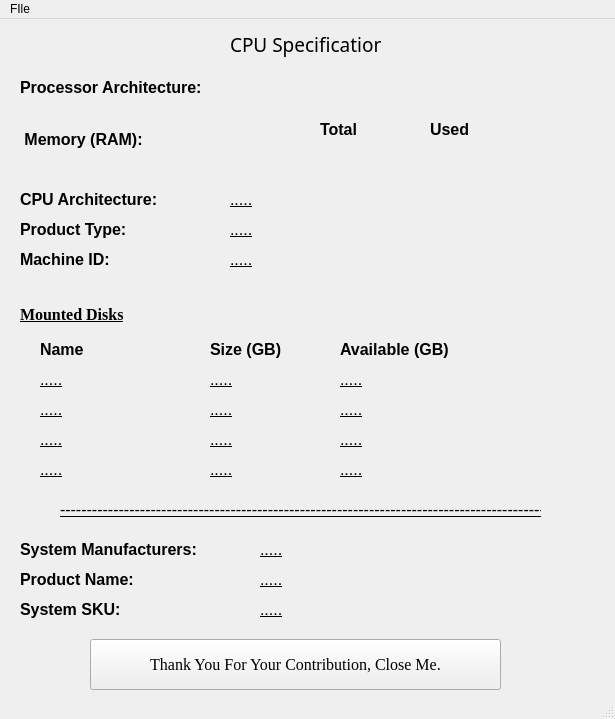
<?xml version="1.0" encoding="UTF-8"?>
<ui version="4.0">
 <class>MainWindow</class>
 <widget class="QMainWindow" name="MainWindow">
  <property name="geometry">
   <rect>
    <x>0</x>
    <y>0</y>
    <width>615</width>
    <height>719</height>
   </rect>
  </property>
  <property name="windowTitle">
   <string>MainWindow</string>
  </property>
  <widget class="QWidget" name="centralwidget">
   <widget class="QLabel" name="label_2">
    <property name="enabled">
     <bool>true</bool>
    </property>
    <property name="geometry">
     <rect>
      <x>230</x>
      <y>10</y>
      <width>151</width>
      <height>31</height>
     </rect>
    </property>
    <property name="font">
     <font>
      <family>Javanese Text</family>
      <pointsize>14</pointsize>
     </font>
    </property>
    <property name="text">
     <string>CPU Specifications</string>
    </property>
   </widget>
   <widget class="QLabel" name="label_3">
    <property name="enabled">
     <bool>true</bool>
    </property>
    <property name="geometry">
     <rect>
      <x>20</x>
      <y>170</y>
      <width>161</width>
      <height>21</height>
     </rect>
    </property>
    <property name="font">
     <font>
      <pointsize>12</pointsize>
      <bold>true</bold>
      <underline>false</underline>
     </font>
    </property>
    <property name="text">
     <string>CPU Architecture:</string>
    </property>
   </widget>
   <widget class="QLabel" name="c_arch">
    <property name="enabled">
     <bool>true</bool>
    </property>
    <property name="geometry">
     <rect>
      <x>230</x>
      <y>170</y>
      <width>231</width>
      <height>21</height>
     </rect>
    </property>
    <property name="font">
     <font>
      <pointsize>12</pointsize>
      <underline>true</underline>
     </font>
    </property>
    <property name="text">
     <string>.....</string>
    </property>
   </widget>
   <widget class="QLabel" name="label_4">
    <property name="enabled">
     <bool>true</bool>
    </property>
    <property name="geometry">
     <rect>
      <x>20</x>
      <y>200</y>
      <width>141</width>
      <height>21</height>
     </rect>
    </property>
    <property name="font">
     <font>
      <pointsize>12</pointsize>
      <bold>true</bold>
      <underline>false</underline>
     </font>
    </property>
    <property name="text">
     <string>Product Type:</string>
    </property>
   </widget>
   <widget class="QLabel" name="p_type">
    <property name="enabled">
     <bool>true</bool>
    </property>
    <property name="geometry">
     <rect>
      <x>230</x>
      <y>200</y>
      <width>231</width>
      <height>21</height>
     </rect>
    </property>
    <property name="font">
     <font>
      <pointsize>12</pointsize>
      <underline>true</underline>
     </font>
    </property>
    <property name="text">
     <string>.....</string>
    </property>
   </widget>
   <widget class="QLabel" name="label_5">
    <property name="enabled">
     <bool>true</bool>
    </property>
    <property name="geometry">
     <rect>
      <x>20</x>
      <y>230</y>
      <width>141</width>
      <height>21</height>
     </rect>
    </property>
    <property name="font">
     <font>
      <pointsize>12</pointsize>
      <bold>true</bold>
      <underline>false</underline>
     </font>
    </property>
    <property name="text">
     <string>Machine ID:</string>
    </property>
   </widget>
   <widget class="QLabel" name="m_id">
    <property name="enabled">
     <bool>true</bool>
    </property>
    <property name="geometry">
     <rect>
      <x>230</x>
      <y>230</y>
      <width>281</width>
      <height>21</height>
     </rect>
    </property>
    <property name="font">
     <font>
      <pointsize>12</pointsize>
      <underline>true</underline>
     </font>
    </property>
    <property name="text">
     <string>.....</string>
    </property>
   </widget>
   <widget class="QLabel" name="label_6">
    <property name="enabled">
     <bool>true</bool>
    </property>
    <property name="geometry">
     <rect>
      <x>20</x>
      <y>280</y>
      <width>161</width>
      <height>31</height>
     </rect>
    </property>
    <property name="font">
     <font>
      <family>Georgia</family>
      <pointsize>12</pointsize>
      <bold>true</bold>
      <underline>true</underline>
     </font>
    </property>
    <property name="text">
     <string>Mounted Disks</string>
    </property>
   </widget>
   <widget class="QLabel" name="diskn_1">
    <property name="enabled">
     <bool>true</bool>
    </property>
    <property name="geometry">
     <rect>
      <x>40</x>
      <y>350</y>
      <width>141</width>
      <height>21</height>
     </rect>
    </property>
    <property name="font">
     <font>
      <pointsize>12</pointsize>
      <underline>true</underline>
     </font>
    </property>
    <property name="text">
     <string>.....</string>
    </property>
   </widget>
   <widget class="QLabel" name="disk5">
    <property name="enabled">
     <bool>true</bool>
    </property>
    <property name="geometry">
     <rect>
      <x>60</x>
      <y>480</y>
      <width>481</width>
      <height>21</height>
     </rect>
    </property>
    <property name="font">
     <font>
      <pointsize>12</pointsize>
      <underline>true</underline>
     </font>
    </property>
    <property name="text">
     <string>----------------------------------------------------------------------------------------------</string>
    </property>
   </widget>
   <widget class="QLabel" name="label_7">
    <property name="enabled">
     <bool>true</bool>
    </property>
    <property name="geometry">
     <rect>
      <x>40</x>
      <y>320</y>
      <width>131</width>
      <height>21</height>
     </rect>
    </property>
    <property name="font">
     <font>
      <pointsize>12</pointsize>
      <bold>true</bold>
      <underline>false</underline>
     </font>
    </property>
    <property name="text">
     <string>Name</string>
    </property>
   </widget>
   <widget class="QLabel" name="label_8">
    <property name="enabled">
     <bool>true</bool>
    </property>
    <property name="geometry">
     <rect>
      <x>210</x>
      <y>320</y>
      <width>131</width>
      <height>21</height>
     </rect>
    </property>
    <property name="font">
     <font>
      <pointsize>12</pointsize>
      <bold>true</bold>
      <underline>false</underline>
     </font>
    </property>
    <property name="text">
     <string>Size (GB)</string>
    </property>
   </widget>
   <widget class="QLabel" name="label_9">
    <property name="enabled">
     <bool>true</bool>
    </property>
    <property name="geometry">
     <rect>
      <x>340</x>
      <y>320</y>
      <width>131</width>
      <height>21</height>
     </rect>
    </property>
    <property name="font">
     <font>
      <pointsize>12</pointsize>
      <bold>true</bold>
      <underline>false</underline>
     </font>
    </property>
    <property name="text">
     <string>Available (GB)</string>
    </property>
   </widget>
   <widget class="QLabel" name="diskn_2">
    <property name="enabled">
     <bool>true</bool>
    </property>
    <property name="geometry">
     <rect>
      <x>40</x>
      <y>380</y>
      <width>161</width>
      <height>21</height>
     </rect>
    </property>
    <property name="font">
     <font>
      <pointsize>12</pointsize>
      <underline>true</underline>
     </font>
    </property>
    <property name="text">
     <string>.....</string>
    </property>
   </widget>
   <widget class="QLabel" name="diskn_3">
    <property name="enabled">
     <bool>true</bool>
    </property>
    <property name="geometry">
     <rect>
      <x>40</x>
      <y>410</y>
      <width>151</width>
      <height>21</height>
     </rect>
    </property>
    <property name="font">
     <font>
      <pointsize>12</pointsize>
      <underline>true</underline>
     </font>
    </property>
    <property name="text">
     <string>.....</string>
    </property>
   </widget>
   <widget class="QLabel" name="diskn_4">
    <property name="enabled">
     <bool>true</bool>
    </property>
    <property name="geometry">
     <rect>
      <x>40</x>
      <y>440</y>
      <width>161</width>
      <height>21</height>
     </rect>
    </property>
    <property name="font">
     <font>
      <pointsize>12</pointsize>
      <underline>true</underline>
     </font>
    </property>
    <property name="text">
     <string>.....</string>
    </property>
   </widget>
   <widget class="QLabel" name="disk3_size">
    <property name="enabled">
     <bool>true</bool>
    </property>
    <property name="geometry">
     <rect>
      <x>210</x>
      <y>410</y>
      <width>161</width>
      <height>21</height>
     </rect>
    </property>
    <property name="font">
     <font>
      <pointsize>12</pointsize>
      <underline>true</underline>
     </font>
    </property>
    <property name="text">
     <string>.....</string>
    </property>
   </widget>
   <widget class="QLabel" name="disk4_size">
    <property name="enabled">
     <bool>true</bool>
    </property>
    <property name="geometry">
     <rect>
      <x>210</x>
      <y>440</y>
      <width>161</width>
      <height>21</height>
     </rect>
    </property>
    <property name="font">
     <font>
      <pointsize>12</pointsize>
      <underline>true</underline>
     </font>
    </property>
    <property name="text">
     <string>.....</string>
    </property>
   </widget>
   <widget class="QLabel" name="disk1_size">
    <property name="enabled">
     <bool>true</bool>
    </property>
    <property name="geometry">
     <rect>
      <x>210</x>
      <y>350</y>
      <width>141</width>
      <height>21</height>
     </rect>
    </property>
    <property name="font">
     <font>
      <pointsize>12</pointsize>
      <underline>true</underline>
     </font>
    </property>
    <property name="text">
     <string>.....</string>
    </property>
   </widget>
   <widget class="QLabel" name="disk2_size">
    <property name="enabled">
     <bool>true</bool>
    </property>
    <property name="geometry">
     <rect>
      <x>210</x>
      <y>380</y>
      <width>161</width>
      <height>21</height>
     </rect>
    </property>
    <property name="font">
     <font>
      <pointsize>12</pointsize>
      <underline>true</underline>
     </font>
    </property>
    <property name="text">
     <string>.....</string>
    </property>
   </widget>
   <widget class="QLabel" name="disk3_ava">
    <property name="enabled">
     <bool>true</bool>
    </property>
    <property name="geometry">
     <rect>
      <x>340</x>
      <y>410</y>
      <width>161</width>
      <height>21</height>
     </rect>
    </property>
    <property name="font">
     <font>
      <pointsize>12</pointsize>
      <underline>true</underline>
     </font>
    </property>
    <property name="text">
     <string>.....</string>
    </property>
   </widget>
   <widget class="QLabel" name="disk4_ava">
    <property name="enabled">
     <bool>true</bool>
    </property>
    <property name="geometry">
     <rect>
      <x>340</x>
      <y>440</y>
      <width>161</width>
      <height>21</height>
     </rect>
    </property>
    <property name="font">
     <font>
      <pointsize>12</pointsize>
      <underline>true</underline>
     </font>
    </property>
    <property name="text">
     <string>.....</string>
    </property>
   </widget>
   <widget class="QLabel" name="disk1_ava">
    <property name="enabled">
     <bool>true</bool>
    </property>
    <property name="geometry">
     <rect>
      <x>340</x>
      <y>350</y>
      <width>141</width>
      <height>21</height>
     </rect>
    </property>
    <property name="font">
     <font>
      <pointsize>12</pointsize>
      <underline>true</underline>
     </font>
    </property>
    <property name="text">
     <string>.....</string>
    </property>
   </widget>
   <widget class="QLabel" name="disk2_ava">
    <property name="enabled">
     <bool>true</bool>
    </property>
    <property name="geometry">
     <rect>
      <x>340</x>
      <y>380</y>
      <width>161</width>
      <height>21</height>
     </rect>
    </property>
    <property name="font">
     <font>
      <pointsize>12</pointsize>
      <underline>true</underline>
     </font>
    </property>
    <property name="text">
     <string>.....</string>
    </property>
   </widget>
   <widget class="QLabel" name="label_10">
    <property name="enabled">
     <bool>true</bool>
    </property>
    <property name="geometry">
     <rect>
      <x>20</x>
      <y>520</y>
      <width>201</width>
      <height>21</height>
     </rect>
    </property>
    <property name="font">
     <font>
      <pointsize>12</pointsize>
      <bold>true</bold>
      <underline>false</underline>
     </font>
    </property>
    <property name="text">
     <string>System Manufacturers:</string>
    </property>
   </widget>
   <widget class="QLabel" name="label_11">
    <property name="enabled">
     <bool>true</bool>
    </property>
    <property name="geometry">
     <rect>
      <x>20</x>
      <y>550</y>
      <width>151</width>
      <height>21</height>
     </rect>
    </property>
    <property name="font">
     <font>
      <pointsize>12</pointsize>
      <bold>true</bold>
      <underline>false</underline>
     </font>
    </property>
    <property name="text">
     <string>Product Name:</string>
    </property>
   </widget>
   <widget class="QLabel" name="sku">
    <property name="enabled">
     <bool>true</bool>
    </property>
    <property name="geometry">
     <rect>
      <x>260</x>
      <y>580</y>
      <width>281</width>
      <height>21</height>
     </rect>
    </property>
    <property name="font">
     <font>
      <pointsize>12</pointsize>
      <underline>true</underline>
     </font>
    </property>
    <property name="text">
     <string>.....</string>
    </property>
   </widget>
   <widget class="QLabel" name="pname">
    <property name="enabled">
     <bool>true</bool>
    </property>
    <property name="geometry">
     <rect>
      <x>260</x>
      <y>550</y>
      <width>231</width>
      <height>21</height>
     </rect>
    </property>
    <property name="font">
     <font>
      <pointsize>12</pointsize>
      <underline>true</underline>
     </font>
    </property>
    <property name="text">
     <string>.....</string>
    </property>
   </widget>
   <widget class="QLabel" name="label_12">
    <property name="enabled">
     <bool>true</bool>
    </property>
    <property name="geometry">
     <rect>
      <x>20</x>
      <y>580</y>
      <width>151</width>
      <height>21</height>
     </rect>
    </property>
    <property name="font">
     <font>
      <pointsize>12</pointsize>
      <bold>true</bold>
      <underline>false</underline>
     </font>
    </property>
    <property name="text">
     <string>System SKU:</string>
    </property>
   </widget>
   <widget class="QLabel" name="sys_mu">
    <property name="enabled">
     <bool>true</bool>
    </property>
    <property name="geometry">
     <rect>
      <x>260</x>
      <y>520</y>
      <width>231</width>
      <height>21</height>
     </rect>
    </property>
    <property name="font">
     <font>
      <pointsize>12</pointsize>
      <underline>true</underline>
     </font>
    </property>
    <property name="text">
     <string>.....</string>
    </property>
   </widget>
   <widget class="QPushButton" name="pushButton">
    <property name="geometry">
     <rect>
      <x>90</x>
      <y>620</y>
      <width>411</width>
      <height>51</height>
     </rect>
    </property>
    <property name="font">
     <font>
      <family>Times New Roman</family>
      <pointsize>12</pointsize>
     </font>
    </property>
    <property name="text">
     <string>Thank You For Your Contribution, Close Me.</string>
    </property>
   </widget>
   <widget class="QLabel" name="label_14">
    <property name="enabled">
     <bool>true</bool>
    </property>
    <property name="geometry">
     <rect>
      <x>20</x>
      <y>60</y>
      <width>181</width>
      <height>16</height>
     </rect>
    </property>
    <property name="font">
     <font>
      <pointsize>12</pointsize>
      <bold>true</bold>
      <underline>false</underline>
     </font>
    </property>
    <property name="text">
     <string>Processor Architecture:</string>
    </property>
   </widget>
   <widget class="QLabel" name="cpu">
    <property name="enabled">
     <bool>true</bool>
    </property>
    <property name="geometry">
     <rect>
      <x>210</x>
      <y>50</y>
      <width>381</width>
      <height>41</height>
     </rect>
    </property>
    <property name="font">
     <font>
      <pointsize>12</pointsize>
      <bold>true</bold>
      <underline>false</underline>
     </font>
    </property>
    <property name="text">
     <string/>
    </property>
   </widget>
   <widget class="QLabel" name="label_13">
    <property name="enabled">
     <bool>true</bool>
    </property>
    <property name="geometry">
     <rect>
      <x>20</x>
      <y>110</y>
      <width>141</width>
      <height>21</height>
     </rect>
    </property>
    <property name="font">
     <font>
      <pointsize>12</pointsize>
      <bold>true</bold>
      <underline>false</underline>
     </font>
    </property>
    <property name="text">
     <string> Memory (RAM):</string>
    </property>
   </widget>
   <widget class="QLabel" name="uram">
    <property name="enabled">
     <bool>true</bool>
    </property>
    <property name="geometry">
     <rect>
      <x>420</x>
      <y>120</y>
      <width>91</width>
      <height>21</height>
     </rect>
    </property>
    <property name="font">
     <font>
      <pointsize>12</pointsize>
      <underline>true</underline>
     </font>
    </property>
    <property name="text">
     <string/>
    </property>
   </widget>
   <widget class="QLabel" name="tram_2">
    <property name="enabled">
     <bool>true</bool>
    </property>
    <property name="geometry">
     <rect>
      <x>320</x>
      <y>100</y>
      <width>51</width>
      <height>21</height>
     </rect>
    </property>
    <property name="font">
     <font>
      <pointsize>12</pointsize>
      <bold>true</bold>
      <underline>false</underline>
     </font>
    </property>
    <property name="text">
     <string>Total</string>
    </property>
   </widget>
   <widget class="QLabel" name="tram">
    <property name="enabled">
     <bool>true</bool>
    </property>
    <property name="geometry">
     <rect>
      <x>310</x>
      <y>120</y>
      <width>91</width>
      <height>21</height>
     </rect>
    </property>
    <property name="font">
     <font>
      <pointsize>12</pointsize>
      <underline>true</underline>
     </font>
    </property>
    <property name="text">
     <string/>
    </property>
   </widget>
   <widget class="QLabel" name="tram_3">
    <property name="enabled">
     <bool>true</bool>
    </property>
    <property name="geometry">
     <rect>
      <x>430</x>
      <y>100</y>
      <width>51</width>
      <height>21</height>
     </rect>
    </property>
    <property name="font">
     <font>
      <pointsize>12</pointsize>
      <bold>true</bold>
      <underline>false</underline>
     </font>
    </property>
    <property name="text">
     <string>Used</string>
    </property>
   </widget>
  </widget>
  <widget class="QMenuBar" name="menubar">
   <property name="geometry">
    <rect>
     <x>0</x>
     <y>0</y>
     <width>615</width>
     <height>21</height>
    </rect>
   </property>
   <widget class="QMenu" name="menuFIle">
    <property name="title">
     <string>FIle</string>
    </property>
    <addaction name="actionNothing"/>
   </widget>
   <addaction name="menuFIle"/>
  </widget>
  <widget class="QStatusBar" name="statusbar"/>
  <action name="actionNothing">
   <property name="text">
    <string>Nothing</string>
   </property>
  </action>
 </widget>
 <resources/>
 <connections/>
</ui>
